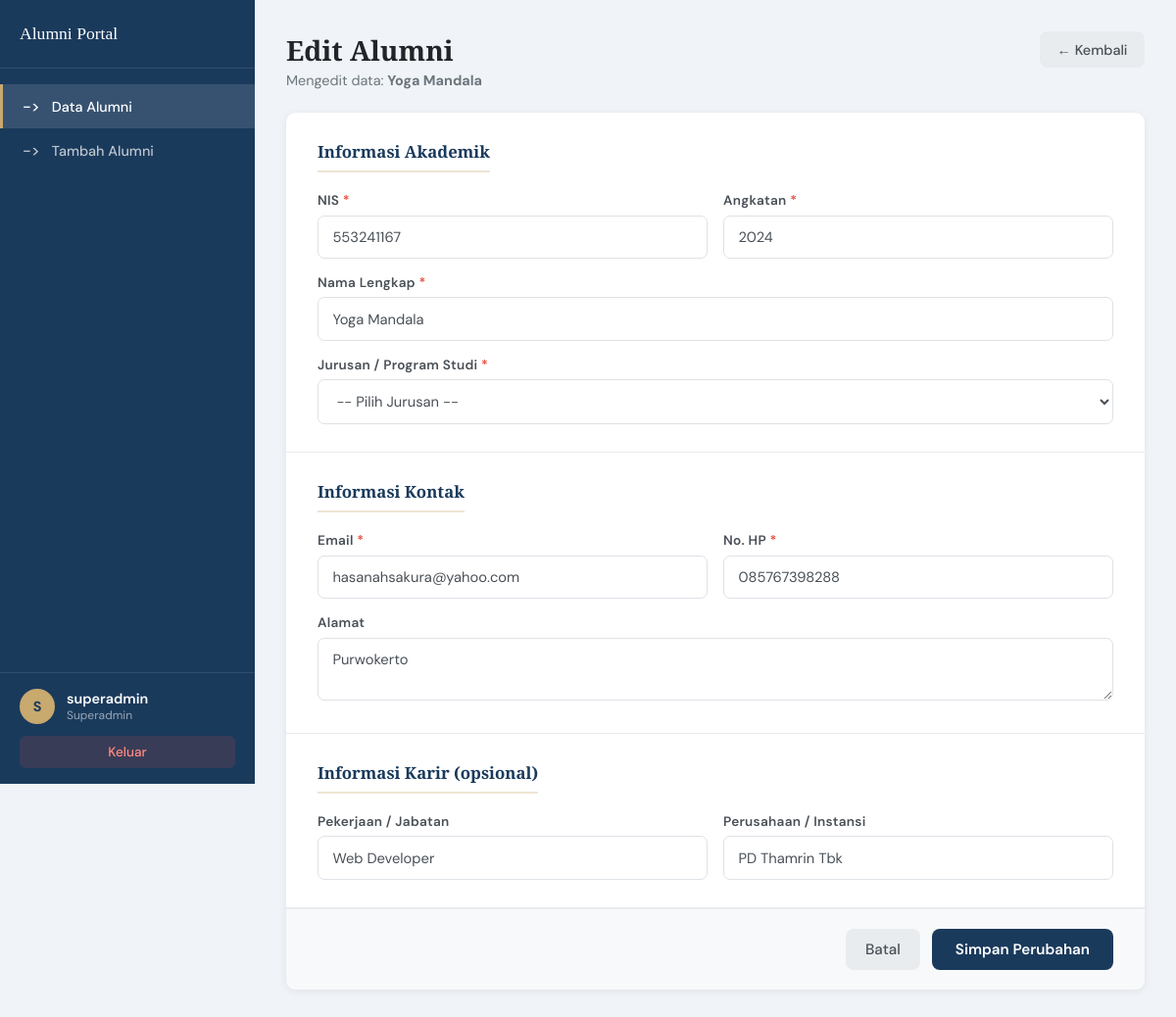
The app's page /edit.php?id=1 (signed in) with its own data.
### tables this page shows
CREATE TABLE `alumni` (
  `id_alumni`   INT(11)      NOT NULL AUTO_INCREMENT,
  `nim`         VARCHAR(20)  NOT NULL,
  `nama`        VARCHAR(100) NOT NULL,
  `angkatan`    YEAR         NOT NULL,
  `jurusan`     VARCHAR(100) NOT NULL,
  `email`       VARCHAR(100) NOT NULL,
  `no_hp`       VARCHAR(20)  NOT NULL,
  `pekerjaan`   VARCHAR(100) DEFAULT NULL,
  `perusahaan`  VARCHAR(150) DEFAULT NULL,
  `alamat`      TEXT         DEFAULT NULL,
  `created_at`  TIMESTAMP    NOT NULL DEFAULT CURRENT_TIMESTAMP,
  PRIMARY KEY (`id_alumni`)
);

### edit.php (the view, shortened to what this page needs)
<?php
require 'koneksi.php';
$id = (int)($_GET['id'] ?? 0);
$stmt = $pdo->prepare("SELECT * FROM alumni WHERE id_alumni = ?");
$stmt->execute([$id]);
$alumni = $stmt->fetch();
$data   = $alumni;
?>
<!DOCTYPE html>
<html lang="id">
<head>
    <link rel="stylesheet" href="style/edit.css">
</head>
<body>
<aside class="sidebar">
    <div class="sidebar-brand">
        <span class="brand-name">Alumni Portal</span>
    </div>
    <nav class="sidebar-nav">
        <a href="dashboard_admin.php" class="nav-item active">
            <span class="nav-icon">-></span> Data Alumni
        </a>
        <a href="tambah.php" class="nav-item">
            <span class="nav-icon">-></span> Tambah Alumni
        </a>
    </nav>
    <div class="sidebar-footer">
        <div class="user-info">
            <div class="user-avatar"><?= strtoupper($_SESSION['username'][0]) ?></div>
            <div>
                <div class="user-name"><?= htmlspecialchars($_SESSION['username']) ?></div>
                <div class="user-role"><?= ucfirst($_SESSION['role']) ?></div>
            </div>
        </div>
        <a href="logout.php" class="btn-logout">Keluar</a>
    </div>
</aside>
<main class="main-content">
    <div class="page-header">
        <div>
            <h1 class="page-title">Edit Alumni</h1>
            <p class="page-subtitle">Mengedit data: <strong><?= htmlspecialchars($alumni['nama']) ?></strong></p>
        </div>
        <a href="dashboard_admin.php" class="btn-back">← Kembali</a>
    </div>
    <div class="form-card">
        <form method="POST">
            <div class="form-section">
                <h2 class="section-title">Informasi Akademik</h2>
                <div class="form-grid">
                    <div class="form-group">
                        <label for="nim">NIS <span class="required">*</span></label>
                        <input type="text" id="nim" name="nim"
                               value="<?= htmlspecialchars($data['nim']) ?>" required>
                    </div>
                    <div class="form-group">
                        <label for="angkatan">Angkatan <span class="required">*</span></label>
                        <input type="number" id="angkatan" name="angkatan"
                               value="<?= htmlspecialchars($data['angkatan']) ?>"
                               min="1990" max="<?= date('Y') ?>" required>
                    </div>
                    <div class="form-group form-group-full">
                        <label for="nama">Nama Lengkap <span class="required">*</span></label>
                        <input type="text" id="nama" name="nama"
                               value="<?= htmlspecialchars($data['nama']) ?>" required>
                    </div>
                    <div class="form-group form-group-full">
                        <label for="jurusan">Jurusan / Program Studi <span class="required">*</span></label>
                        <select id="jurusan" name="jurusan" required>
                            <option value="">-- Pilih Jurusan --</option>
                        </select>
                    </div>
                </div>
            </div>
            <div class="form-section">
                <h2 class="section-title">Informasi Kontak</h2>
                <div class="form-grid">
                    <div class="form-group">
                        <label for="email">Email <span class="required">*</span></label>
                        <input type="email" id="email" name="email"
                               value="<?= htmlspecialchars($data['email']) ?>" required>
                    </div>
                    <div class="form-group">
                        <label for="no_hp">No. HP <span class="required">*</span></label>
                        <input type="text" id="no_hp" name="no_hp"
                               value="<?= htmlspecialchars($data['no_hp']) ?>" required>
                    </div>
                    <div class="form-group form-group-full">
                        <label for="alamat">Alamat</label>
                        <textarea id="alamat" name="alamat" rows="2"><?= htmlspecialchars($data['alamat'] ?? '') ?></textarea>
                    </div>
                </div>
            </div>
            <div class="form-section">
                <h2 class="section-title">Informasi Karir (opsional)</h2>
                <div class="form-grid">
                    <div class="form-group">
                        <label for="pekerjaan">Pekerjaan / Jabatan</label>
                        <input type="text" id="pekerjaan" name="pekerjaan"
                               value="<?= htmlspecialchars($data['pekerjaan'] ?? '') ?>">
                    </div>
                    <div class="form-group">
                        <label for="perusahaan">Perusahaan / Instansi</label>
                        <input type="text" id="perusahaan" name="perusahaan"
                               value="<?= htmlspecialchars($data['perusahaan'] ?? '') ?>">
                    </div>
                </div>
            </div>
            <div class="form-actions">
                <a href="dashboard_admin.php" class="btn-secondary">Batal</a>
                <button type="submit" class="btn-primary">Simpan Perubahan</button>
            </div>
        </form>
    </div>
</main>
</body>
</html>

### records on screen
alumni: nama "Yoga Mandala", nim "553241167", angkatan "2024", email "hasanahsakura@yahoo.com", no_hp "085767398288", alamat "Purwokerto", pekerjaan "Web Developer", perusahaan "PD Thamrin Tbk"

### other values on screen
$_SESSION['username'][0] "S"
$_SESSION['username'] "superadmin"
$_SESSION['role'] "Superadmin"
